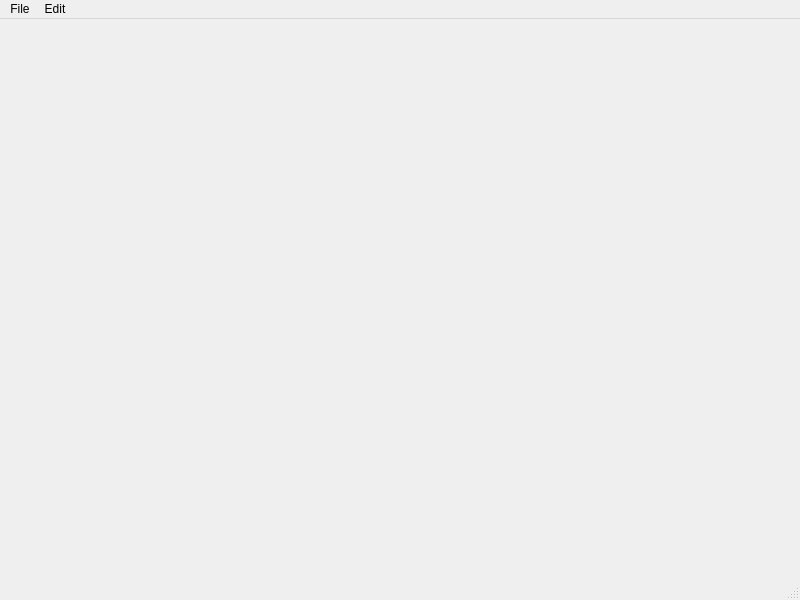
<?xml version="1.0" encoding="UTF-8"?>
<ui version="4.0">
 <class>MainWindow</class>
 <widget class="QMainWindow" name="MainWindow">
  <property name="geometry">
   <rect>
    <x>0</x>
    <y>0</y>
    <width>800</width>
    <height>600</height>
   </rect>
  </property>
  <property name="windowTitle">
   <string>MainWindow</string>
  </property>
  <widget class="QWidget" name="centralwidget"/>
  <widget class="QMenuBar" name="menubar">
   <property name="geometry">
    <rect>
     <x>0</x>
     <y>0</y>
     <width>800</width>
     <height>24</height>
    </rect>
   </property>
   <widget class="QMenu" name="menuFile">
    <property name="title">
     <string>File</string>
    </property>
    <addaction name="actionOpen"/>
    <addaction name="actionNew"/>
    <addaction name="actionSave"/>
    <addaction name="actionClose"/>
   </widget>
   <widget class="QMenu" name="menuEdit">
    <property name="title">
     <string>Edit</string>
    </property>
    <addaction name="actionUndo"/>
    <addaction name="actionRedo"/>
    <addaction name="actionCopy"/>
    <addaction name="actionPaste"/>
   </widget>
   <addaction name="menuFile"/>
   <addaction name="menuEdit"/>
  </widget>
  <widget class="QStatusBar" name="statusbar"/>
  <action name="actionOpen">
   <property name="text">
    <string>Open</string>
   </property>
   <property name="shortcut">
    <string>Ctrl+O</string>
   </property>
  </action>
  <action name="actionNew">
   <property name="text">
    <string>New</string>
   </property>
   <property name="shortcut">
    <string>Ctrl+N</string>
   </property>
  </action>
  <action name="actionUndo">
   <property name="text">
    <string>Undo</string>
   </property>
   <property name="shortcut">
    <string>Ctrl+Z</string>
   </property>
  </action>
  <action name="actionRedo">
   <property name="text">
    <string>Redo</string>
   </property>
   <property name="shortcut">
    <string>Ctrl+R</string>
   </property>
  </action>
  <action name="actionCopy">
   <property name="text">
    <string>Copy</string>
   </property>
   <property name="shortcut">
    <string>Ctrl+C</string>
   </property>
  </action>
  <action name="actionPaste">
   <property name="text">
    <string>Paste</string>
   </property>
   <property name="shortcut">
    <string>Ctrl+V</string>
   </property>
  </action>
  <action name="actionSave">
   <property name="text">
    <string>Save</string>
   </property>
   <property name="shortcut">
    <string>Ctrl+S</string>
   </property>
  </action>
  <action name="actionClose">
   <property name="text">
    <string>Close</string>
   </property>
   <property name="shortcut">
    <string>Ctrl+Esc</string>
   </property>
  </action>
 </widget>
 <resources/>
 <connections/>
</ui>
